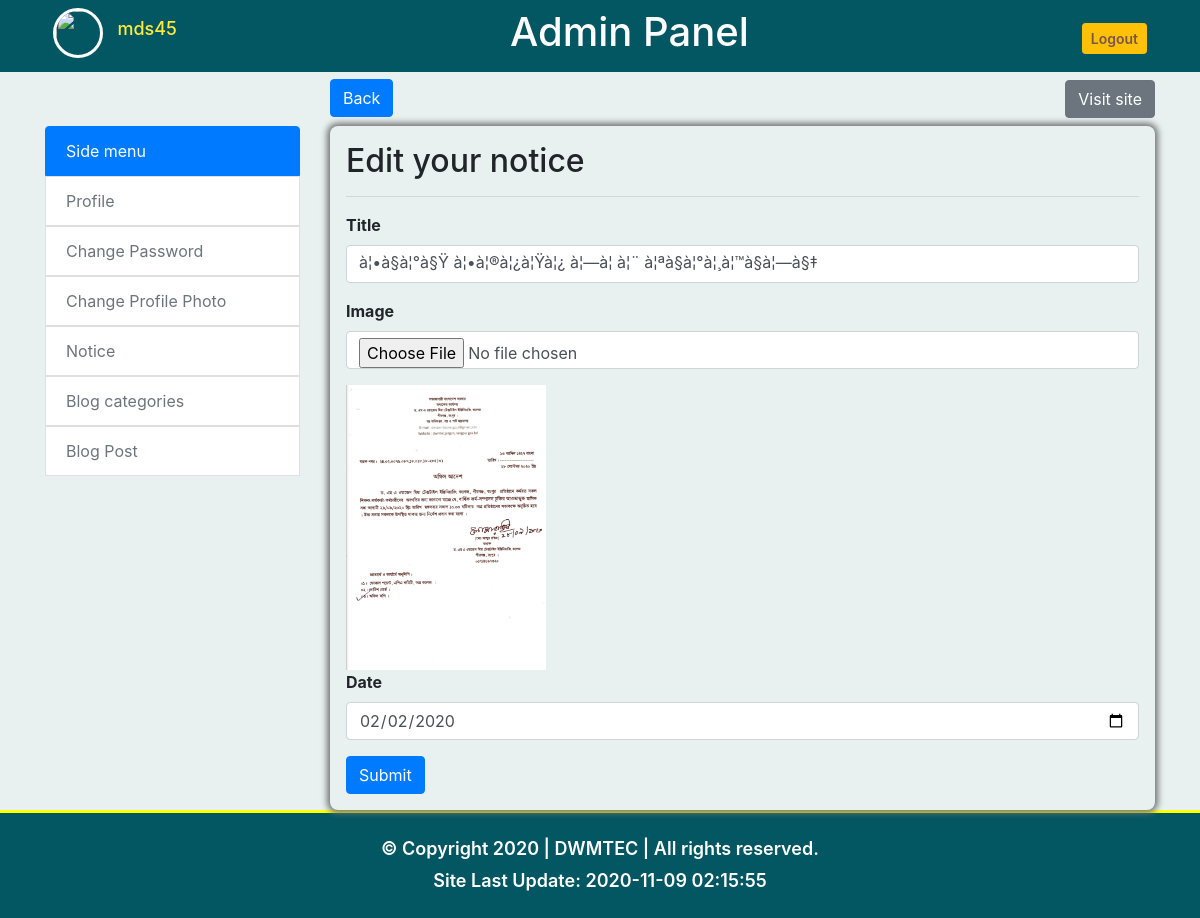
Page /admin/notice/edit.php?id=41 (signed in) on the committed database.
### tables this page shows
CREATE TABLE IF NOT EXISTS `dwmtec_user` (
  `id` int(11) NOT NULL AUTO_INCREMENT,
  `fname` varchar(255) NOT NULL,
  `lname` varchar(255) NOT NULL,
  `username` varchar(255) NOT NULL,
  `email` varchar(255) NOT NULL,
  `password` varchar(12) NOT NULL,
  `image` varchar(255) NOT NULL,
  PRIMARY KEY (`id`)
);

CREATE TABLE IF NOT EXISTS `dwmtec_notice` (
  `id` int(11) NOT NULL AUTO_INCREMENT,
  `title` text NOT NULL,
  `image` varchar(255) NOT NULL,
  `date` date NOT NULL,
  PRIMARY KEY (`id`)
);

### admin/notice/edit.php (the view, shortened to what this page needs)
<?php include('../include/header.php'); ?>
<?php
$id = $_GET['id'];
$sql ="SELECT * FROM dwmtec_notice WHERE id='$id'";
$result = mysqli_query($con, $sql);
$data = mysqli_fetch_assoc($result);
?>
<a href="index.php"><button class="btn btn-primary btn-back">Back</button></a>
<div class="admin-wraper p-3">
		<h2>Edit your notice <hr></h2>
			<form action="update.php?id=<?=$data['id']; ?>" method="post" enctype="multipart/form-data">
			 	<div class="form-group d-block">
				    <label for="title"><b>Title</b></label>
				    <input type="text" class="form-control" name="title"  required="" value="<?= $data['title']; ?>">
				</div>
				<div class="form-group  d-block">
				    <label for="image"><b>Image</b></label>
				    <input type="file"  class="form-control"  name="image">
				</div>
				<img src="../<?=$data['image']; ?>" width="200px" alt="">
				<div class="form-group  d-block">
				    <label for="date"><b>Date</b></label>
				    <input type="date"  class="form-control" required="" value="<?=$data['date']; ?>" name="date">
				</div>
			  <button type="submit" class="btn btn-primary">Submit</button>
		</form>
</div>
<?php include("../include/footer.php") ?>

### admin/include/header.php (shortened to what this page needs)
<?php
$url=("http://localhost/dwmtec/admin/");
?>
<?php
$id = $_SESSION['userId'];
$con =connectDB();
$sql = "SELECT * FROM dwmtec_user WHERE id =$id";
$result =mysqli_query($con,$sql);
$data =mysqli_fetch_assoc($result);
?>
<!DOCTYPE html>
<html lang="en">
<head>
	<link rel="stylesheet" href="<?php echo $url; ?>css/bootstrap.min.css">
	<link rel="stylesheet" href="<?php echo $url; ?>css/style.css">
	<link rel="stylesheet" href="<?php echo $url; ?>css/responsive.css">
</head>
<body>
	<header>
		<div class="fuild-wraper" style="background: #035762;">
			<div class="container">
				<div class=" clearfix">
					<div class="admin-header text-center p-2">
						<div class="profile" style="display: inline-block; float: left;">
							<img src="<?php echo $url; ?><?php echo $data['image']; ?>"
							 style="width:50px;height:50px;border-radius: 100%;border: 3px solid white;">
								<a id="profileHov" href="<?php echo $url; ?>profile">
									<h3  style="display: inline-block;margin-left: 10px;color:#ffeb3b; vertical-align: middle;font-size: 18px;">
									<?php
										echo  $data['username'];
									 ?>
								 	</h3>
								</a>
						</div>
						<h2 style="color:white; display: inline-block;vertical-align: middle;font-size: 40px;">Admin Panel</h2>
						<div class="logout float-right d-inline-block" style="vertical-align: middle;margin-top: 15px;">
							<a href="<?php echo $url; ?>logout.php"><button class="btn btn-warning btn-sm" style="color: #795548; font-weight: 600;">Logout</button></a>
						</div>
					</div>
				</div>
		</div>
	</div>
	<div class="container">
		<div class="row clearfix" >
			<div class="col-md-12 text-right mt-2">
			    <a href="<?php echo $url; ?>../index.php" target="blank"><button class="btn btn-secondary mb-2">Visit site</button></a>
			</div>
		</div>
	</div>
	<div class="side-manu">
		<div class="container">
			<div class="row clearfix">
				<div class="col-md-3 mb-5" >
					<div class="list-group">
						<button type="button" class="list-group-item list-group-item-action active">
						 Side menu
						</button>
						<a href="<?php echo $url; ?>profile"><button type="button" class="list-group-item
						    list-group-item-action" disabled>Profile</button ></a>
						<a href="<?php echo $url; ?>password-recover.php"><button type="button" class="list-group-item
						    list-group-item-action" disabled>Change Password</button ></a>
						<a href="<?php echo $url; ?>profile/profile-photo.php"><button type="button" class="list-group-item
						    list-group-item-action" disabled>Change Profile Photo </button ></a>
						<a href="<?php echo $url; ?>Notice"><button type="button" class="list-group-item
							list-group-item-action" disabled>Notice</button ></a>
						<a href="<?php echo $url; ?>post-category/index.php"><button type="button" class="list-group-item
							list-group-item-action" disabled>Blog categories</button></a>
						<a href="<?php echo $url; ?>post/index.php"><button type="button" class="list-group-item
							list-group-item-action" disabled>Blog Post</button></a>
					</div>
				</div>
				<div class="col-md-9">

### admin/css/style.css (style rules this page uses)
body { background:#03596217; }
header { min-height: calc(100vh - 106px); }
.admin-wraper { box-shadow: 0 0 6px 3px #747474; border-radius: 8px; }
.btn-back { position: absolute; top: -47px; }

### rows in the picture
dwmtec_user: username "mds45"
dwmtec_notice: title "à¦•à§à¦°à§Ÿ à¦•à¦®à¦¿à¦Ÿà¦¿ à¦—à¦ à¦¨ à¦ªà§à¦°à¦¸à¦™à§à¦—à§‡", image (picture), date "02/02/2020"
